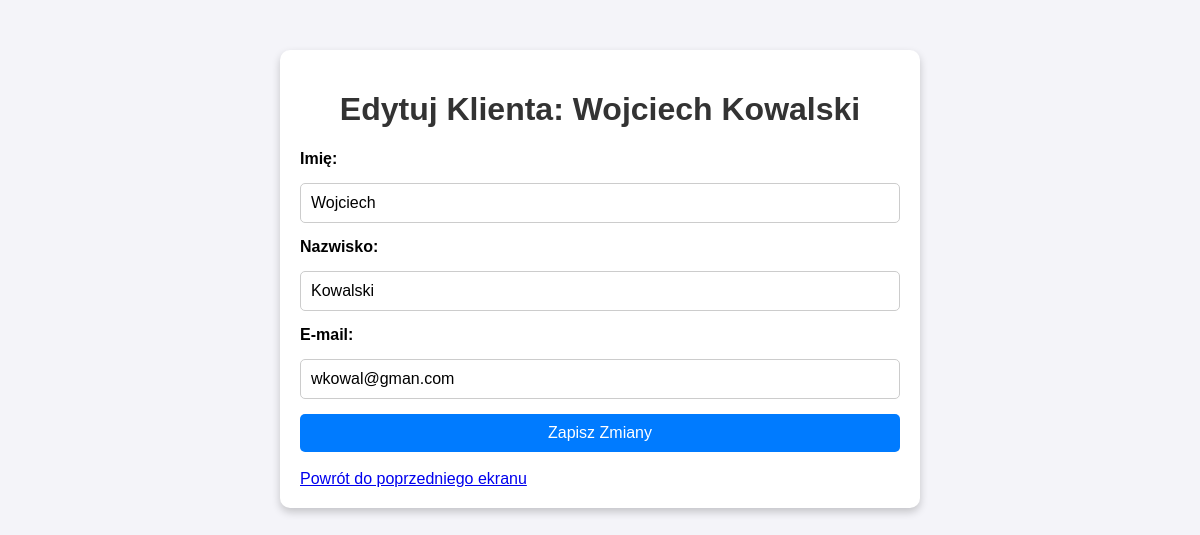
/admin/bazy/zarzadzaj_klientami/edytuj/1, run on the app's committed database.
### app.py (models this page shows)
class Klient(db.Model):
    __tablename__ = 'klienci'
    id = db.Column(db.Integer, primary_key=True)
    imie = db.Column(db.String(100), nullable=False)
    nazwisko = db.Column(db.String(100), nullable=False)
    email = db.Column(db.String(150), unique=True, nullable=False)
    rezerwacje = db.relationship('Rezerwacja', backref='klient', lazy=True)

### app.py (the view, shortened to what this page needs)
@app.route('/admin/bazy/zarzadzaj_klientami/edytuj/<int:klient_id>', methods=['GET', 'POST'])
def edytuj_klienta(klient_id):
    klient = Klient.query.get_or_404(klient_id)  # Pobieramy klienta na podstawie ID
    return render_template('admin_bazy_zarzadzaj_klientami_edytuj.html', klient=klient)

### app.py (called while the page is built)
@app.before_request
def load_database():
    g.kino = {
        "admin" : Administrator.query.all(),
        "film" : Film.query.all(),
        "rezerwacja" : Rezerwacja.query.all(),
        "seans" : Seans.query.all(),
        "klient" : Klient.query.all()
    }

### templates/admin_bazy_zarzadzaj_klientami_edytuj.html (shortened to what this page needs)
<!DOCTYPE html>
<html lang="pl">
<head>
</head>
<body>
    <div class="container">
        <h1>Edytuj Klienta: {{ klient.imie }} {{ klient.nazwisko }}</h1>
        <form method="POST">
            <label for="imie">Imię:</label>
            <input type="text" id="imie" name="imie" value="{{ klient.imie }}" required>
            <label for="nazwisko">Nazwisko:</label>
            <input type="text" id="nazwisko" name="nazwisko" value="{{ klient.nazwisko }}" required>
            <label for="email">E-mail:</label>
            <input type="email" id="email" name="email" value="{{ klient.email }}" required>
            <button type="submit">Zapisz Zmiany</button>
        </form>
        <br>
        <a href="{{ url_for('admin_bazy') }}">Powrót do poprzedniego ekranu</a>
    </div>
</body>
</html>

### templates/admin_bazy_zarzadzaj_klientami_edytuj.html (style rules this page uses)
body { font-family: Arial, sans-serif; background-color: #f4f4f9; margin: 0; padding: 0; }
.container { max-width: 600px; margin: 50px auto; padding: 20px; background-color: #ffffff; border-radius: 10px; box-shadow: 0 4px 8px rgba(0, 0, 0, 0.2); }
h1 { text-align: center; color: #333333; }
form { display: flex; flex-direction: column; gap: 15px; }
label { font-weight: bold; }
input, textarea, button { padding: 10px; font-size: 16px; border: 1px solid #ccc; border-radius: 5px; }
button { background-color: #007bff; color: white; cursor: pointer; border: none; }

### data on the page
Klient: imie "Wojciech", nazwisko "Kowalski", email "wkowal@gman.com"
